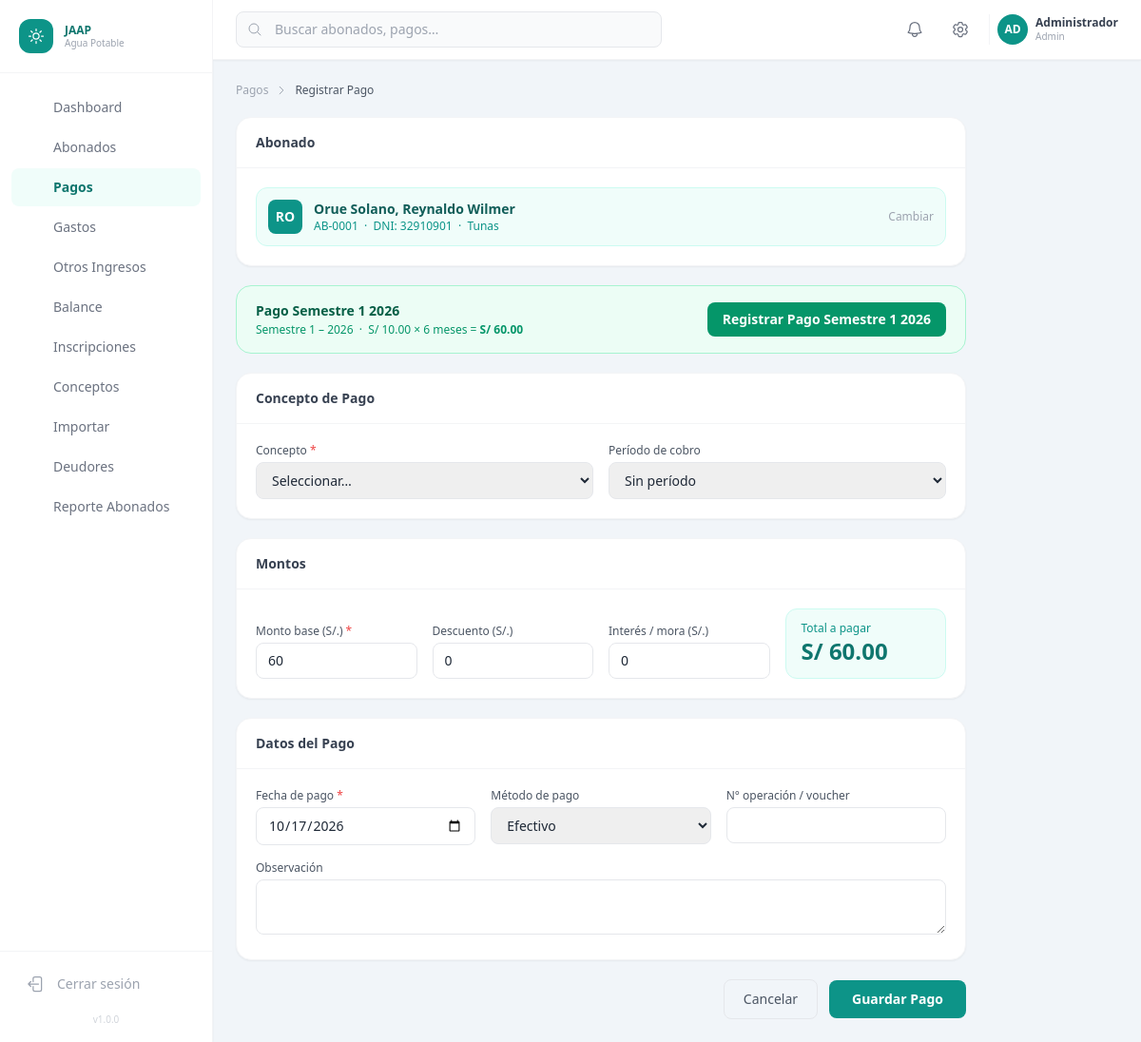
/pagos/registrar.php?abonado_id=1 (signed in), run on the app's committed database.
### tables this page shows
CREATE TABLE `abonados` (
  `id`                INT UNSIGNED    NOT NULL AUTO_INCREMENT,
  `codigo`            VARCHAR(20)     NOT NULL COMMENT 'Código interno del abonado',
  `dni`               VARCHAR(8)      NOT NULL,
  `nombres`           VARCHAR(100)    NOT NULL,
  `apellidos`         VARCHAR(100)    NOT NULL,
  `fecha_nacimiento`  DATE            NULL,
  `departamento`      VARCHAR(100)    NOT NULL DEFAULT '',
  `provincia`         VARCHAR(100)    NOT NULL DEFAULT '',
  `distrito`          VARCHAR(100)    NOT NULL DEFAULT '',
  `direccion`         TEXT            NULL,
  `zona`              ENUM('porvenir','tunas','cerro_de_pasco') NOT NULL DEFAULT 'porvenir',
  `profesion`         VARCHAR(100)    NULL,
  `actividad`         VARCHAR(100)    NULL,
  `grado_instruccion` ENUM(
    'sin_instruccion','primaria_incompleta','primaria_completa',
    'secundaria_incompleta','secundaria_completa',
    'tecnico','universitario','posgrado'
  ) NOT NULL DEFAULT 'sin_instruccion',
  `estado_civil`      ENUM('soltero','casado','conviviente','viudo','divorciado') NOT NULL DEFAULT 'soltero',
  `telefono`          VARCHAR(15)     NULL,
  `email`             VARCHAR(100)    NULL,
  `numero_hijos`      TINYINT UNSIGNED NOT NULL DEFAULT 0,
  `fecha_inscripcion` DATE            NULL,
  `estado`            ENUM('activo','inactivo','cortado','suspension_temporal') NOT NULL DEFAULT 'activo',
  `observaciones`     TEXT            NULL,
  `creado_por`        INT UNSIGNED    NULL,
  `created_at`        TIMESTAMP       NOT NULL DEFAULT CURRENT_TIMESTAMP,
  `updated_at`        TIMESTAMP       NOT NULL DEFAULT CURRENT_TIMESTAMP ON UPDATE CURRENT_TIMESTAMP,
  PRIMARY KEY (`id`),
  UNIQUE KEY `uk_dni`    (`dni`),
  UNIQUE KEY `uk_codigo` (`codigo`),
  KEY `idx_zona`   (`zona`),
  KEY `idx_estado` (`estado`),
  CONSTRAINT `fk_abonado_creado` FOREIGN KEY (`creado_por`) REFERENCES `usuarios_sistema` (`id`) ON DELETE SET NULL
);

CREATE TABLE `periodos_cobro` (
  `id`                  INT UNSIGNED NOT NULL AUTO_INCREMENT,
  `nombre`              VARCHAR(100) NOT NULL,
  `anio`                YEAR         NOT NULL,
  `semestre`            ENUM('1','2','anual') NOT NULL DEFAULT '1',
  `meses`               TINYINT UNSIGNED NOT NULL DEFAULT 6 COMMENT 'Cantidad de meses incluidos',
  `fecha_inicio`        DATE         NOT NULL,
  `fecha_fin`           DATE         NOT NULL,
  `fecha_vencimiento`   DATE         NOT NULL,
  `monto_total`         DECIMAL(10,2) NOT NULL COMMENT 'Monto base del período',
  `estado`              ENUM('pendiente','activo','cerrado') NOT NULL DEFAULT 'pendiente',
  `created_at`          TIMESTAMP    NOT NULL DEFAULT CURRENT_TIMESTAMP,
  PRIMARY KEY (`id`),
  UNIQUE KEY `uk_periodo` (`anio`, `semestre`)
);

### config/config.php (called while the page is built, shortened)
<?php
function e(string $s): string
{
    return htmlspecialchars($s, ENT_QUOTES | ENT_HTML5, 'UTF-8');
}

### pagos/registrar.php (the view, shortened to what this page needs)
<?php
$pdo        = getDB();
$preAbonadoId  = (int)($_GET['abonado_id']  ?? $_POST['abonado_id']  ?? 0);
$preMonto      = (float)($_GET['monto']     ?? $_POST['monto']       ?? 0);
$preAbonado   = null;
if ($preAbonadoId > 0) {
    $s = $pdo->prepare("SELECT id, codigo, dni, nombres, apellidos, zona FROM abonados WHERE id = ? AND estado = 'activo'");
    $s->execute([$preAbonadoId]);
    $preAbonado = $s->fetch() ?: null;
}
$conceptos = $pdo->query("SELECT * FROM conceptos WHERE activo = 1 ORDER BY tipo, nombre")->fetchAll();
$periodos  = $pdo->query("SELECT * FROM periodos_cobro WHERE estado IN ('activo','pendiente') ORDER BY anio DESC, semestre")->fetchAll();
$pagoRapido = null;
foreach ($periodos as $p) {
    if ($p['semestre'] === '1') {
        foreach ($conceptos as $c) {
            if ($c['tipo'] === 'tarifa_mensual') {
                $pagoRapido = ['periodo' => $p, 'concepto' => $c, 'monto' => 60.00];
                break 2;
            }
        }
    }
}
require_once __DIR__ . '/../includes/header.php';
require_once __DIR__ . '/../includes/sidebar.php';
?>
<div class="flex flex-col flex-1 overflow-hidden">
  <?php require_once __DIR__ . '/../includes/topbar.php'; ?>
  <main class="flex-1 overflow-y-auto p-6">
    <div class="flex items-center gap-2 text-xs text-gray-400 mb-5">
      <a href="<?= APP_URL ?>/pagos/index.php" class="hover:text-brand-600">Pagos</a>
      <svg class="w-3 h-3" fill="none" viewBox="0 0 24 24" stroke-width="2" stroke="currentColor">
        <path stroke-linecap="round" stroke-linejoin="round" d="m8.25 4.5 7.5 7.5-7.5 7.5" />
      </svg>
      <span class="text-gray-600 font-medium">Registrar Pago</span>
    </div>
    <form method="POST" action=""
          x-data="{
            monto: <?= $preMonto > 0 ? $preMonto : (float)(TARIFA_MENSUAL * 6) ?>,
            descuento: <?= (float)($_POST['descuento'] ?? 0) ?>,
            interes: <?= (float)($_POST['interes'] ?? 0) ?>,
            get total() { return Math.max(0, parseFloat(this.monto||0) - parseFloat(this.descuento||0) + parseFloat(this.interes||0)).toFixed(2); }
          }"
          class="max-w-3xl space-y-5">
      <div class="bg-white rounded-2xl shadow-sm border border-gray-100 overflow-hidden">
        <div class="px-5 py-4 border-b border-gray-100"><h2 class="text-sm font-semibold text-gray-700">Abonado</h2></div>
        <div class="p-5">
          <?php if ($preAbonado): ?>
            <div class="flex items-center gap-3 p-3 rounded-xl bg-brand-50 border border-brand-100">
              <div class="w-9 h-9 rounded-lg bg-brand-600 flex items-center justify-center text-white text-sm font-bold">
                <?= e(mb_strtoupper(mb_substr($preAbonado['nombres'], 0,1) . mb_substr($preAbonado['apellidos'], 0,1))) ?>
              </div>
              <div>
                <p class="font-semibold text-brand-800 text-sm"><?= e($preAbonado['apellidos'] . ', ' . $preAbonado['nombres']) ?></p>
                <p class="text-xs text-brand-600"><?= e($preAbonado['codigo']) ?> &nbsp;·&nbsp; DNI: <?= e($preAbonado['dni']) ?> &nbsp;·&nbsp; <?= e(ZONAS[$preAbonado['zona']] ?? $preAbonado['zona']) ?></p>
              </div>
              <a href="<?= APP_URL ?>/pagos/registrar.php" class="ml-auto text-xs text-gray-400 hover:text-gray-600">Cambiar</a>
            </div>
          <?php endif; ?>
        </div>
      </div>
      <?php if ($pagoRapido): ?>
      <div class="flex items-center justify-between gap-4 px-5 py-4 rounded-2xl bg-emerald-50 border border-emerald-200">
        <div>
          <p class="text-sm font-semibold text-emerald-800">Pago Semestre 1 <?= (int)$pagoRapido['periodo']['anio'] ?></p>
          <p class="text-xs text-emerald-600 mt-0.5">
            <?= e($pagoRapido['periodo']['nombre']) ?> &nbsp;·&nbsp; S/ 10.00 × 6 meses = <strong>S/ 60.00</strong>
          </p>
        </div>
        <button type="button"
                data-concepto="<?= (int)$pagoRapido['concepto']['id'] ?>"
                data-periodo="<?= (int)$pagoRapido['periodo']['id'] ?>"
                data-monto="60"
                onclick="aplicarPagoRapido(this)"
                class="shrink-0 px-4 py-2 text-sm font-semibold bg-emerald-600 hover:bg-emerald-700 text-white rounded-lg transition-colors">
          Registrar Pago Semestre 1 <?= (int)$pagoRapido['periodo']['anio'] ?>
        </button>
      </div>
      <?php endif; ?>
      <div class="bg-white rounded-2xl shadow-sm border border-gray-100 overflow-hidden">
        <div class="px-5 py-4 border-b border-gray-100"><h2 class="text-sm font-semibold text-gray-700">Concepto de Pago</h2></div>
        <div class="p-5 grid grid-cols-1 sm:grid-cols-2 gap-4">
          <div>
            <label class="block text-xs font-medium text-gray-600 mb-1">Concepto <span class="text-red-500">*</span></label>
            <select name="concepto_id" required
                    onchange="const c = this.selectedOptions[0]?.dataset.monto; if(c) document.getElementById('inputMonto').value = c;"
                    class="w-full px-3 py-2 text-sm border border-gray-200 rounded-lg focus:outline-none focus:ring-2 focus:ring-brand-300">
              <option value="">Seleccionar…</option>
            </select>
          </div>
          <div>
            <label class="block text-xs font-medium text-gray-600 mb-1">Período de cobro</label>
            <select name="periodo_id"
                    class="w-full px-3 py-2 text-sm border border-gray-200 rounded-lg focus:outline-none focus:ring-2 focus:ring-brand-300">
              <option value="">Sin período</option>
            </select>
          </div>
        </div>
      </div>
      <div class="bg-white rounded-2xl shadow-sm border border-gray-100 overflow-hidden">
        <div class="px-5 py-4 border-b border-gray-100"><h2 class="text-sm font-semibold text-gray-700">Montos</h2></div>
        <div class="p-5 grid grid-cols-1 sm:grid-cols-4 gap-4 items-end">
          <div>
            <label class="block text-xs font-medium text-gray-600 mb-1">Monto base (S/.) <span class="text-red-500">*</span></label>
            <input id="inputMonto" name="monto" type="number" step="0.01" min="0.01"
                   x-model="monto" required
                   value="<?= number_format($preMonto > 0 ? $preMonto : TARIFA_MENSUAL * 6, 2) ?>"
                   class="w-full px-3 py-2 text-sm border border-gray-200 rounded-lg focus:outline-none focus:ring-2 focus:ring-brand-300">
          </div>
          <div>
            <label class="block text-xs font-medium text-gray-600 mb-1">Descuento (S/.)</label>
            <input name="descuento" type="number" step="0.01" min="0"
                   x-model="descuento"
                   value="<?= number_format((float)($_POST['descuento'] ?? 0), 2) ?>"
                   class="w-full px-3 py-2 text-sm border border-gray-200 rounded-lg focus:outline-none focus:ring-2 focus:ring-brand-300">
          </div>
          <div>
            <label class="block text-xs font-medium text-gray-600 mb-1">Interés / mora (S/.)</label>
            <input name="interes" type="number" step="0.01" min="0"
                   x-model="interes"
                   value="<?= number_format((float)($_POST['interes'] ?? 0), 2) ?>"
                   class="w-full px-3 py-2 text-sm border border-gray-200 rounded-lg focus:outline-none focus:ring-2 focus:ring-brand-300">
          </div>
          <div class="bg-brand-50 rounded-xl px-4 py-3 border border-brand-100">
            <p class="text-xs text-brand-600 font-medium">Total a pagar</p>
            <p class="text-2xl font-bold text-brand-700" x-text="'S/ ' + total"></p>
          </div>
        </div>
      </div>
      <div class="bg-white rounded-2xl shadow-sm border border-gray-100 overflow-hidden">
        <div class="px-5 py-4 border-b border-gray-100"><h2 class="text-sm font-semibold text-gray-700">Datos del Pago</h2></div>
        <div class="p-5 grid grid-cols-1 sm:grid-cols-3 gap-4">
          <div>
            <label class="block text-xs font-medium text-gray-600 mb-1">Fecha de pago <span class="text-red-500">*</span></label>
            <input name="fecha_pago" type="date" value="<?= e($_POST['fecha_pago'] ?? date('Y-m-d')) ?>" required
                   class="w-full px-3 py-2 text-sm border border-gray-200 rounded-lg focus:outline-none focus:ring-2 focus:ring-brand-300">
          </div>
          <div>
            <label class="block text-xs font-medium text-gray-600 mb-1">Método de pago</label>
            <select name="metodo_pago"
                    class="w-full px-3 py-2 text-sm border border-gray-200 rounded-lg focus:outline-none focus:ring-2 focus:ring-brand-300">
              <?php foreach (METODOS_PAGO as $k => $v): ?>
                <option value="<?= e($k) ?>" <?= ($_POST['metodo_pago'] ?? 'efectivo') === $k ? 'selected' : '' ?>><?= e($v) ?></option>
              <?php endforeach; ?>
            </select>
          </div>
          <div>
            <label class="block text-xs font-medium text-gray-600 mb-1">N° operación / voucher</label>
            <input name="referencia" type="text" value="<?= e($_POST['referencia'] ?? '') ?>"
                   class="w-full px-3 py-2 text-sm border border-gray-200 rounded-lg focus:outline-none focus:ring-2 focus:ring-brand-300">
          </div>
          <div class="sm:col-span-3">
            <label class="block text-xs font-medium text-gray-600 mb-1">Observación</label>
            <textarea name="observacion" rows="2"
                      class="w-full px-3 py-2 text-sm border border-gray-200 rounded-lg focus:outline-none focus:ring-2 focus:ring-brand-300"><?= e($_POST['observacion'] ?? '') ?></textarea>
          </div>
        </div>
      </div>
      <div class="flex items-center gap-3 justify-end">
        <a href="<?= APP_URL ?>/pagos/index.php"
           class="px-5 py-2.5 text-sm text-gray-600 border border-gray-200 rounded-lg hover:bg-gray-50 transition-colors">
          Cancelar
        </a>
        <button type="submit"
                class="px-6 py-2.5 text-sm font-semibold bg-brand-600 hover:bg-brand-700 text-white rounded-lg transition-colors">
          Guardar Pago
        </button>
      </div>
    </form>
  </main>
</div>
<?php require_once __DIR__ . '/../includes/footer.php'; ?>

### data on the page
abonados: nombres+apellidos "RO", apellidos+nombres "Orue Solano, Reynaldo Wilmer", codigo "AB-0001", dni "32910901", zona "Tunas"
periodos_cobro: anio "2026", nombre "Semestre 1 – 2026"

### other printed values
$item['label'] "Dashboard"
$item['label'] "Abonados"
$item['label'] "Pagos"
$item['label'] "Gastos"
$item['label'] "Otros Ingresos"
$item['label'] "Balance"
$item['label'] "Inscripciones"
$item['label'] "Conceptos"
$item['label'] "Importar"
$item['label'] "Deudores"
$item['label'] "Reporte Abonados"
APP_VERSION "1.0.0"
mb_substr($user['nombre'], 0, 2) "AD"
$user['nombre'] "Administrador"
$user['rol'] "Admin"
